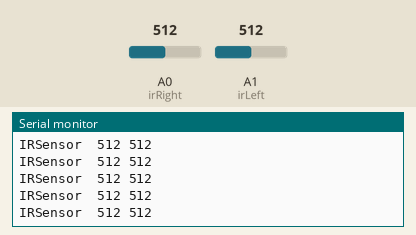
A sketch run on a simulated Arduino Uno, built with avr-gcc and run on an emulated ATmega328P. On the bench: the last lines printed to the serial monitor. The test bench sets the inputs (shaded band); at power-on: A0 (irRight) = 512, A1 (irLeft) = 512.

Above: at 1.2 s.
1.3 s: A0 (irRight) set to 104
At 2.4 s:
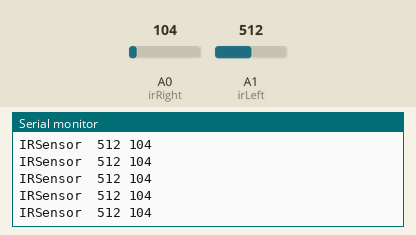
4.3 s: A0 (irRight) set to 95
At 5.0 s:
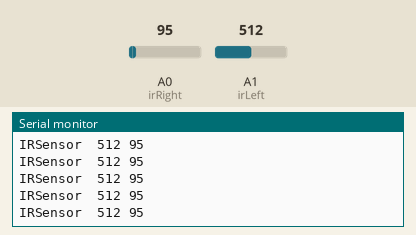
5.8 s: A1 (irLeft) set to 109
At 6.6 s:
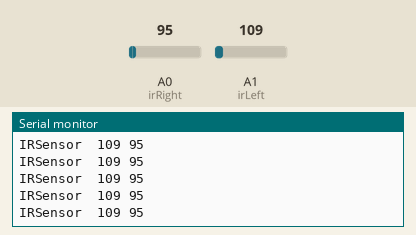
7.3 s: A1 (irLeft) set to 88
At 8.4 s:
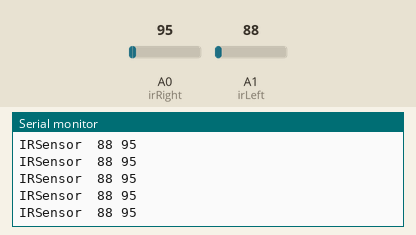
10.3 s: A1 (irLeft) set to 11
At 11.1 s:
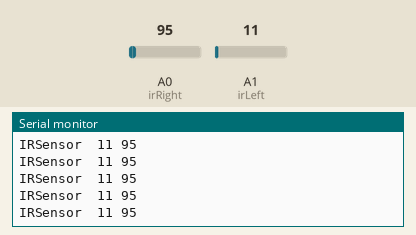
11.8 s: A1 (irLeft) set to 8
At 12.4 s:
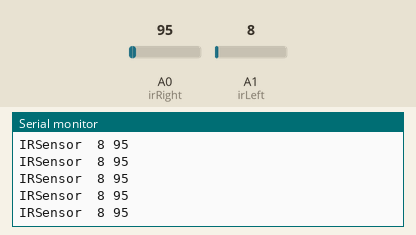
Timing chart, 0 to 14.8 s (numbered marks = the images above; inputs shaded):
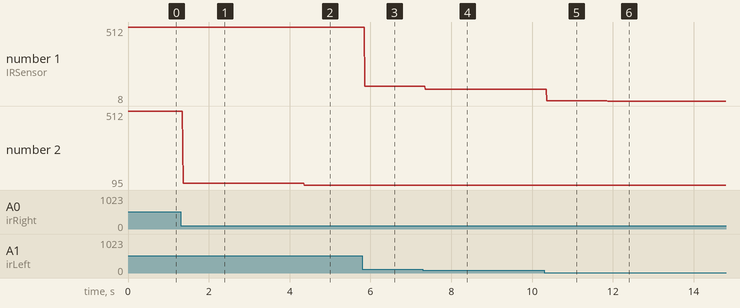

Measured:
- after the input at 1.3 s, the serial monitor: prints a new line after 0.06 s (image 1)
- after the input at 4.3 s, the serial monitor: prints a new line after 0.07 s (image 2)
- after the input at 5.8 s, the serial monitor: prints a new line after 0.06 s (image 3)
- after the input at 7.3 s, the serial monitor: prints a new line after 0.06 s (image 4)
- after the input at 10.3 s, the serial monitor: prints a new line after 0.07 s (image 5)
- after the input at 11.8 s, the serial monitor: prints a new line after 0.07 s (image 6)
- plotted number 1: 512 → 109 after the input at 5.8 s, 109 → 88 after the input at 7.3 s, 88 → 11 after the input at 10.3 s, 11 → 8 after the input at 11.8 s
- plotted number 2: 512 → 104 after the input at 1.3 s, 104 → 95 after the input at 4.3 s

The sketch:

IRTest.ino
```cpp
int irLeft = A1;
int irRight = A0;

void setup() {
  pinMode(irLeft, INPUT);
  pinMode(irRight, INPUT);
  Serial.begin(9600);
}
void loop() {

  Serial.print("IRSensor  ");
  Serial.print(analogRead(irLeft));
  Serial.print(" ");
  Serial.print(analogRead(irRight));
  Serial.println();
}
```
